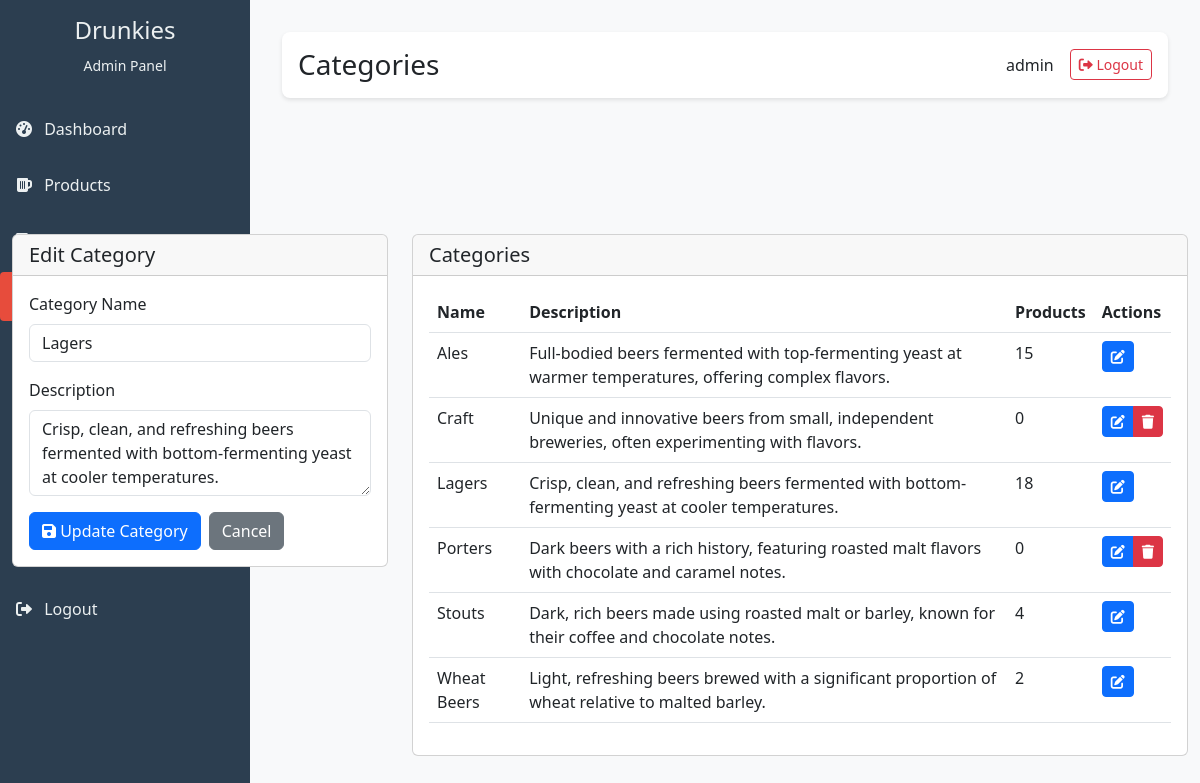
Screenshot of /admin/categories.php?edit=1 (signed in) with the database file from the repository.
### tables this page shows
CREATE TABLE categories (
    id INT PRIMARY KEY AUTO_INCREMENT,
    name VARCHAR(255) NOT NULL,
    slug VARCHAR(255) NOT NULL UNIQUE,
    description TEXT,
    image_url VARCHAR(255),
    created_at TIMESTAMP DEFAULT CURRENT_TIMESTAMP,
    updated_at TIMESTAMP DEFAULT CURRENT_TIMESTAMP ON UPDATE CURRENT_TIMESTAMP
);

### admin/categories.php (the view, shortened to what this page needs)
<?php
require_once 'includes/header.php';
$edit_category = null;
if (isset($_GET['edit']) && is_numeric($_GET['edit'])) {
    $category_id = $_GET['edit'];
    $query = "SELECT * FROM categories WHERE id = ?";
    $stmt = $conn->prepare($query);
    $stmt->bind_param("i", $category_id);
    $stmt->execute();
    $result = $stmt->get_result();
    if ($result->num_rows > 0) {
        $edit_category = $result->fetch_assoc();
        $name = $edit_category['name'];
        $description = $edit_category['description'];
    }
}
$query = "SELECT c.*, COUNT(p.id) as product_count
          FROM categories c
          LEFT JOIN products p ON c.id = p.category_id
          GROUP BY c.id
          ORDER BY c.name";
$categories = $conn->query($query);
?>
<div class="container-fluid py-4">
    <div class="row">
        <div class="col-md-4">
            <div class="card">
                <div class="card-header">
                    <h5 class="card-title mb-0">
                        <?php echo $edit_category ? 'Edit Category' : 'Add New Category'; ?>
                    </h5>
                </div>
                <div class="card-body">
                    <form action="" method="POST">
                        <div class="mb-3">
                            <label for="name" class="form-label">Category Name</label>
                            <input type="text" class="form-control" id="name" name="name"
                                   value="<?php echo htmlspecialchars($name ?? ''); ?>" required>
                        </div>
                        <div class="mb-3">
                            <label for="description" class="form-label">Description</label>
                            <textarea class="form-control" id="description" name="description" rows="3"><?php
                                echo htmlspecialchars($description ?? '');
                            ?></textarea>
                        </div>
                        <div class="d-flex gap-2">
                            <button type="submit" class="btn btn-primary">
                                <i class="fas fa-save"></i>
                                <?php echo $edit_category ? 'Update Category' : 'Add Category'; ?>
                            </button>
                            <?php if ($edit_category): ?>
                                <a href="categories.php" class="btn btn-secondary">Cancel</a>
                            <?php endif; ?>
                        </div>
                    </form>
                </div>
            </div>
        </div>
        <div class="col-md-8">
            <div class="card">
                <div class="card-header">
                    <h5 class="card-title mb-0">Categories</h5>
                </div>
                <div class="card-body">
                    <div class="table-responsive">
                        <table class="table table-hover">
                            <thead>
                                <tr>
                                    <th>Name</th>
                                    <th>Description</th>
                                    <th>Products</th>
                                    <th>Actions</th>
                                </tr>
                            </thead>
                            <tbody>
                                <?php while ($category = $categories->fetch_assoc()): ?>
                                <tr>
                                    <td><?php echo htmlspecialchars($category['name']); ?></td>
                                    <td><?php echo htmlspecialchars($category['description']); ?></td>
                                    <td><?php echo $category['product_count']; ?></td>
                                    <td>
                                        <div class="btn-group">
                                            <a href="?edit=<?php echo $category['id']; ?>"
                                               class="btn btn-sm btn-primary"
                                               data-bs-toggle="tooltip"
                                               title="Edit Category">
                                                <i class="fas fa-edit"></i>
                                            </a>
                                            <?php if ($category['product_count'] == 0): ?>
                                                <a href="?delete=<?php echo $category['id']; ?>"
                                                   class="btn btn-sm btn-danger delete-btn"
                                                   data-bs-toggle="tooltip"
                                                   title="Delete Category">
                                                    <i class="fas fa-trash"></i>
                                                </a>
                                            <?php endif; ?>
                                        </div>
                                    </td>
                                </tr>
                                <?php endwhile; ?>
                            </tbody>
                        </table>
                    </div>
                </div>
            </div>
        </div>
    </div>
</div>
<?php require_once 'includes/footer.php'; ?>

### admin/includes/header.php (style rules this page uses)
:root { --admin-primary: #2C3E50; --admin-secondary: #34495E; --admin-accent: #E74C3C; --admin-text: #ECF0F1; --admin-highlight: #3498DB; }
body { background-color: #f8f9fa; }

### rows the page displays
categories: name "Lagers", description "Crisp, clean, and refreshing beers fermented with bottom-fermenting yeast at cooler temperatures.", product_count "18"
categories: name "Ales", description "Full-bodied beers fermented with top-fermenting yeast at warmer temperatures, offering complex flavors.", product_count "15"
categories: name "Craft", description "Unique and innovative beers from small, independent breweries, often experimenting with flavors.", product_count "0"
categories: name "Porters", description "Dark beers with a rich history, featuring roasted malt flavors with chocolate and caramel notes.", product_count "0"
categories: name "Stouts", description "Dark, rich beers made using roasted malt or barley, known for their coffee and chocolate notes.", product_count "4"
categories: name "Wheat Beers", description "Light, refreshing beers brewed with a significant proportion of wheat relative to malted barley.", product_count "2"

### other values shown
$page == 'index' ? 'Dashboard' : $page "Categories"
$_SESSION['username'] "admin"
